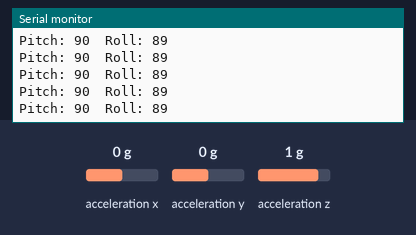
Recording of a sketch running on a simulated Arduino Uno, built with avr-gcc and run on an emulated ATmega328P. Shown: the last lines printed to the serial monitor. Wiring (inferred from the names in the program): MPU-6050 motion sensor at I2C address 0x68. The inputs (shaded band) are chosen by the test bench; at power-on: acceleration y 0 g, acceleration x 0 g, acceleration z 1 g. No radio packets arrive unless stated.

Above: at 2.2 s.
2.3 s: acceleration y set to -1.4 g
At 3.0 s:
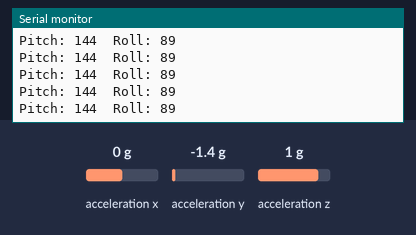
5.3 s: acceleration x set to 0.8 g
At 6.1 s:
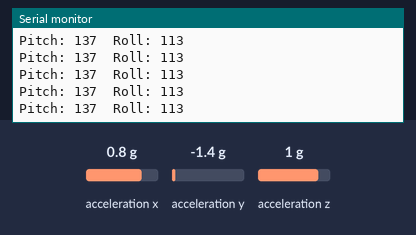
8.3 s: acceleration x set to -1.4 g
At 9.2 s:
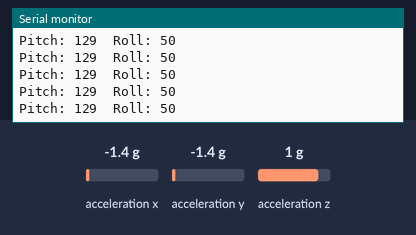
11.3 s: acceleration z set to -1.4 g
At 12.2 s:
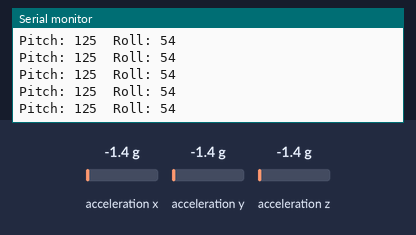
14.3 s: acceleration y set to 0 g
At 14.8 s:
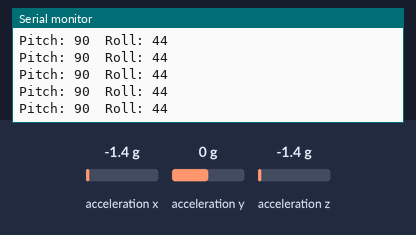
17.3 s: acceleration z set to 0 g
At 17.9 s:
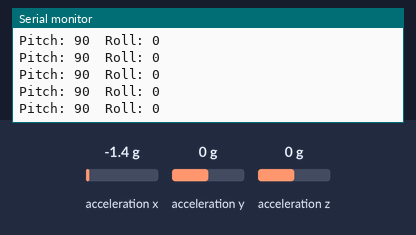
Timing chart, 0 to 20.3 s (numbered marks = the images above; inputs shaded):
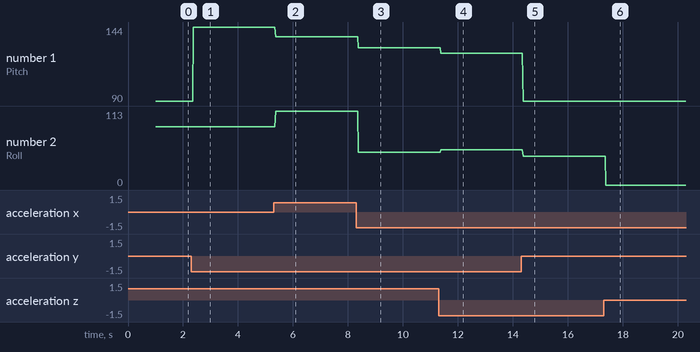

The sketch:

gy521.ino
```cpp
#include <SPI.h>
#include <Wire.h>
#include "nRF24L01.h"
#include "RF24.h"


#define MPU 0x68
 byte data[10];
double AcX,AcY,AcZ;
int Pitch, Roll;
const uint64_t pipe = 0xE8E8F0F0E1LL;
RF24 nrf(9,10);

void setup(){
  Serial.begin(9600);
  init_MPU(); // Inizializzazione MPU6050
 nrf.begin();
 nrf.openWritingPipe(pipe);
}

void loop()
{
  FunctionsMPU(); // Acquisisco assi AcX, AcY, AcZ.

  Roll = FunctionsPitchRoll(AcX, AcY, AcZ);   //Calcolo angolo Roll
  Pitch = FunctionsPitchRoll(AcY, AcX, AcZ);  //Calcolo angolo Pitch

  int ServoRoll = map(Roll, -90, 90, 0, 179);
  int ServoPitch = map(Pitch, -90, 90, 179, 0);


 // ServoX.write(ServoRoll);
  //ServoY.write(ServoPitch);
  data[0] = ServoPitch;
  data[1] = ServoRoll;
 nrf.write(&data, sizeof(data));

  Serial.print("Pitch: "); Serial.print(ServoPitch);
  Serial.print("\t");
  Serial.print("Roll: "); Serial.print(ServoRoll);
  Serial.print("\n");

}

void init_MPU(){
  Wire.begin();
  Wire.beginTransmission(MPU);
  Wire.write(0x6B);
  Wire.write(0);
  Wire.endTransmission(true);
  delay(1000);
}


double FunctionsPitchRoll(double A, double B, double C){
  double DatoA, DatoB, Value;
  DatoA = A;
  DatoB = (B*B) + (C*C);
  DatoB = sqrt(DatoB);

  Value = atan2(DatoA, DatoB);
  Value = Value * 180/3.14;

  return (int)Value;
}

void FunctionsMPU(){
  Wire.beginTransmission(MPU);
  Wire.write(0x3B);  // starting with register 0x3B (ACCEL_XOUT_H)
  Wire.endTransmission(false);
  Wire.requestFrom(MPU,6,true);  // request a total of 14 registers
  AcX=Wire.read()<<8|Wire.read();  // 0x3B (ACCEL_XOUT_H) & 0x3C (ACCEL_XOUT_L)
  AcY=Wire.read()<<8|Wire.read();  // 0x3D (ACCEL_YOUT_H) & 0x3E (ACCEL_YOUT_L)
  AcZ=Wire.read()<<8|Wire.read();  // 0x3D (ACCEL_YOUT_H) & 0x3E (ACCEL_YOUT_L)
}
```

Measured:
- after the input at 2.3 s, the serial monitor: prints a new line after 0.07 s (image 1)
- after the input at 5.3 s, the serial monitor: prints a new line after 0.07 s (image 2)
- after the input at 8.3 s, the serial monitor: prints a new line after 0.08 s (image 3)
- after the input at 11.3 s, the serial monitor: prints a new line after 0.08 s (image 4)
- after the input at 14.3 s, the serial monitor: prints a new line after 0.07 s (image 5)
- after the input at 17.3 s, the serial monitor: prints a new line after 0.08 s (image 6)
- plotted number 1: 90 → 144 after the input at 2.3 s, 144 → 137 after the input at 5.3 s, 137 → 129 after the input at 8.3 s, 129 → 125 after the input at 11.3 s, 125 → 90 after the input at 14.3 s
- plotted number 2: 89 → 113 after the input at 5.3 s, 113 → 50 after the input at 8.3 s, 50 → 54 after the input at 11.3 s, 54 → 44 after the input at 14.3 s, 44 → 0 after the input at 17.3 s
